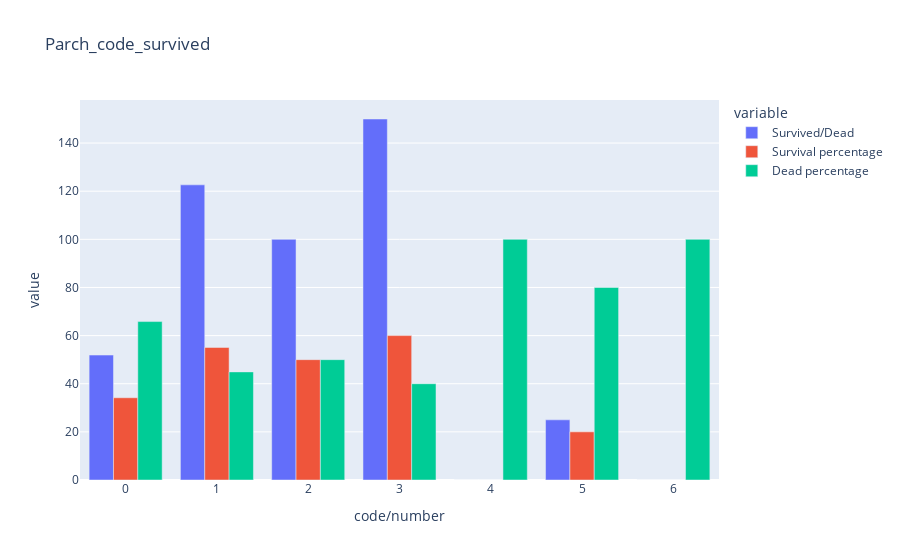

Write notebook code for a chart like this one.
### Code cell
plot

### Figure 1 — Plotly figure (JSON) as saved in the notebook; plotly's stock layout.template omitted (floating-point values rounded to 4 significant figures)
{"data": [{"alignmentgroup": "True", "hovertemplate": "variable=Survived/Dead<br>code/number=%{x}<br>value=%{y}<extra></extra>", "legendgroup": "Survived/Dead", "marker": {"color": "#636efa"}, "name": "Survived/Dead", "offsetgroup": "Survived/Dead", "orientation": "v", "showlegend": true, "textposition": "auto", "type": "bar", "x": [0, 1, 2, 3, 4, 5, 6], "xaxis": "x", "y": [51.91, 122.6, 100, 150, 0, 25, 0], "yaxis": "y"}, {"alignmentgroup": "True", "hovertemplate": "variable=Survival percentage<br>code/number=%{x}<br>value=%{y}<extra></extra>", "legendgroup": "Survival percentage", "marker": {"color": "#EF553B"}, "name": "Survival percentage", "offsetgroup": "Survival percentage", "orientation": "v", "showlegend": true, "textposition": "auto", "type": "bar", "x": [0, 1, 2, 3, 4, 5, 6], "xaxis": "x", "y": [34.17, 55.08, 50, 60, 0, 20, 0], "yaxis": "y"}, {"alignmentgroup": "True", "hovertemplate": "variable=Dead percentage<br>code/number=%{x}<br>value=%{y}<extra></extra>", "legendgroup": "Dead percentage", "marker": {"color": "#00cc96"}, "name": "Dead percentage", "offsetgroup": "Dead percentage", "orientation": "v", "showlegend": true, "textposition": "auto", "type": "bar", "x": [0, 1, 2, 3, 4, 5, 6], "xaxis": "x", "y": [65.83, 44.92, 50, 40, 100, 80, 100], "yaxis": "y"}], "layout": {"barmode": "group", "legend": {"title": {"text": "variable"}, "tracegroupgap": 0}, "title": {"text": "Parch_code_survived"}, "xaxis": {"anchor": "y", "domain": [0, 1], "title": {"text": "code/number"}}, "yaxis": {"anchor": "x", "domain": [0, 1], "title": {"text": "value"}}}}
